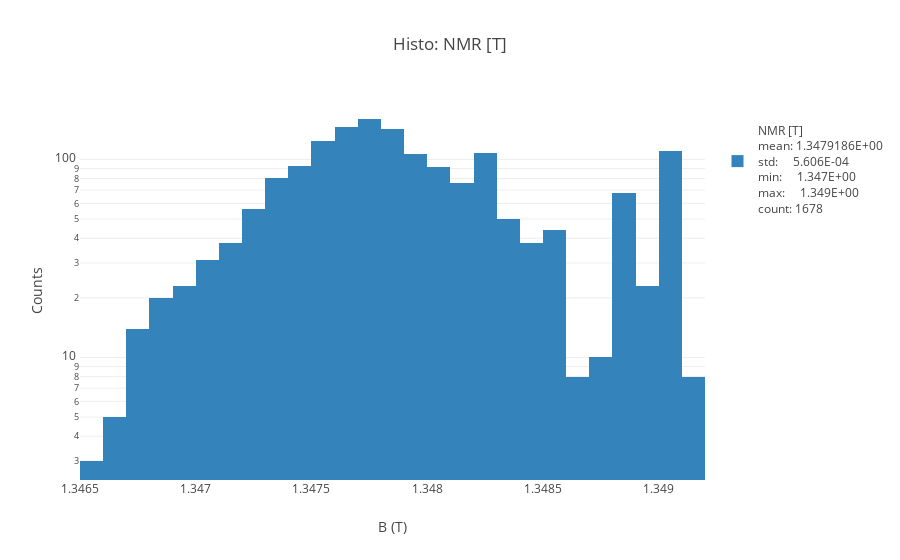

Here is the notebook cell this chart was saved with:
### Code cell
histo(df_nz["NMR [T]"],yscale='log',bins=50,cut=[0.017,1],inline=True);

### Figure 1 — Plotly figure (JSON) as saved in the notebook; plotly's stock layout.template omitted (floating-point values rounded to 4 significant figures; data arrays with more than 128 entries replaced by an {"elided": "..."} marker saying what was removed)
{"data": [{"name": "<br>NMR [T]<br>mean: 1.3479186E+00<br>std:     5.606E-04<br>min:     1.347E+00<br>max:     1.349E+00<br>count: 1678", "nbinsx": 50, "opacity": 0.9, "type": "histogram", "uid": "1c172f01-1a5a-4912-a5ef-bcb3be678e49", "x": {"elided": "1678 float values"}}], "layout": {"barmode": "overlay", "showlegend": true, "title": "Histo: NMR [T]", "xaxis": {"title": "B (T)"}, "yaxis": {"autorange": true, "title": "Counts", "type": "log"}}}
